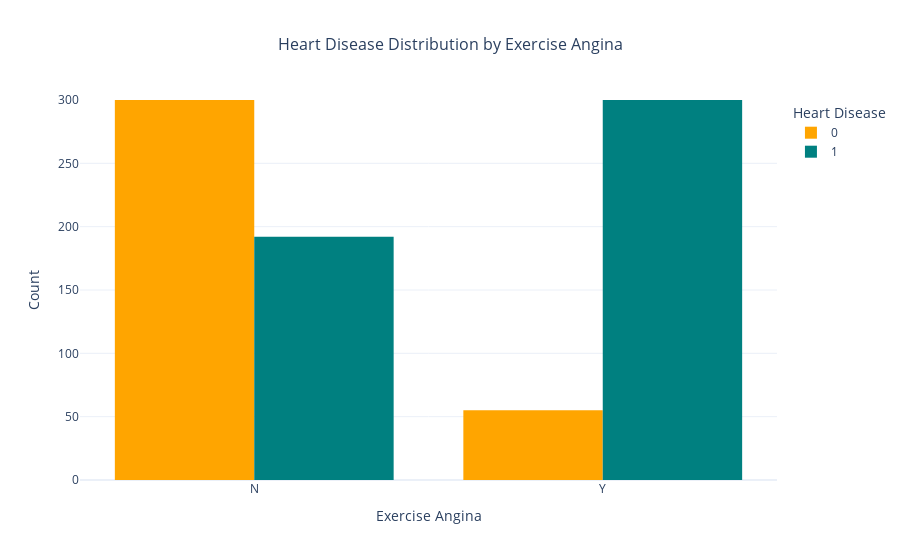

Source (notebook cell):
### Code cell
#Plotting heart disease distribution by exercise angina
# Create the histogram

fig = px.histogram(
    data, 
    x='ExerciseAngina', 
    color='HeartDisease', 
    barmode='group',  # Grouped bars
    color_discrete_sequence=['Orange', 'Teal'],  # Use contrasting colors
    title='Heart Disease Distribution by Exercise Angina'
)

# Customize the layout

fig.update_layout(
    xaxis_title='Exercise Angina',
    yaxis_title='Count',
    legend_title='Heart Disease',
    template='plotly_white',
    title_font_size=16,
    title_x=0.5,  # Center the title
    yaxis=dict(range=[0, 300])  # Adjust y-axis range
)

# Show the plot
fig.show()

### Figure 1 — Plotly figure (JSON) as saved in the notebook; plotly's stock layout.template omitted (floating-point values rounded to 4 significant figures; data arrays with more than 128 entries replaced by an {"elided": "..."} marker saying what was removed)
{"data": [{"alignmentgroup": "True", "bingroup": "x", "hovertemplate": "HeartDisease=0<br>ExerciseAngina=%{x}<br>count=%{y}<extra></extra>", "legendgroup": "0", "marker": {"color": "Orange", "pattern": {"shape": ""}}, "name": "0", "offsetgroup": "0", "orientation": "v", "showlegend": true, "type": "histogram", "x": {"elided": "410 str values"}, "xaxis": "x", "yaxis": "y"}, {"alignmentgroup": "True", "bingroup": "x", "hovertemplate": "HeartDisease=1<br>ExerciseAngina=%{x}<br>count=%{y}<extra></extra>", "legendgroup": "1", "marker": {"color": "Teal", "pattern": {"shape": ""}}, "name": "1", "offsetgroup": "1", "orientation": "v", "showlegend": true, "type": "histogram", "x": {"elided": "508 str values"}, "xaxis": "x", "yaxis": "y"}], "layout": {"barmode": "group", "legend": {"title": {"text": "Heart Disease"}, "tracegroupgap": 0}, "title": {"font": {"size": 16}, "text": "Heart Disease Distribution by Exercise Angina", "x": 0.5}, "xaxis": {"anchor": "y", "domain": [0, 1], "title": {"text": "Exercise Angina"}}, "yaxis": {"anchor": "x", "domain": [0, 1], "range": [0, 300], "title": {"text": "Count"}}}}
